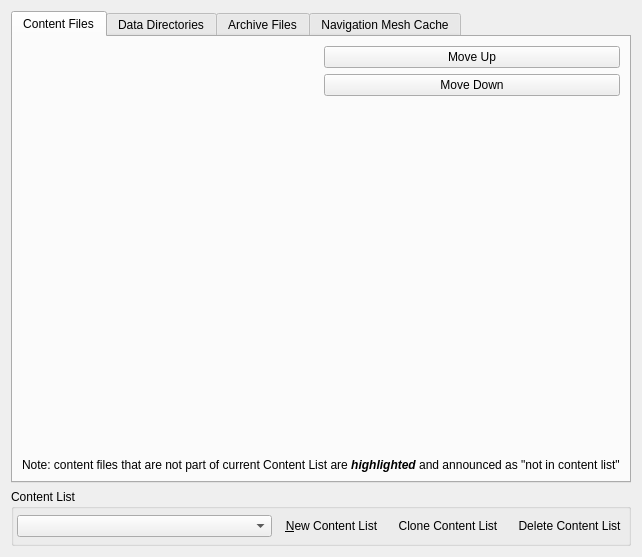
<?xml version="1.0" encoding="UTF-8"?>
<ui version="4.0">
 <class>DataFilesPage</class>
 <widget class="QWidget" name="DataFilesPage">
  <property name="geometry">
   <rect>
    <x>0</x>
    <y>0</y>
    <width>573</width>
    <height>557</height>
   </rect>
  </property>
  <property name="contextMenuPolicy">
   <enum>Qt::DefaultContextMenu</enum>
  </property>
  <layout class="QVBoxLayout" name="verticalLayout">
   <item>
    <widget class="QTabWidget" name="tabWidget">
     <property name="currentIndex">
      <number>0</number>
     </property>
     <widget class="QWidget" name="dataTab">
      <attribute name="title">
       <string>Content Files</string>
      </attribute>
      <layout class="QGridLayout" name="dataTabLayout">
       <item row="0" column="0">
        <widget class="QWidget" name="contentSelectorWidget" native="true"/>
       </item>
       <item row="0" column="1">
        <layout class="QVBoxLayout" name="contentButtons">
         <item>
          <widget class="QPushButton" name="contentUpButton">
           <property name="sizePolicy">
            <sizepolicy hsizetype="Minimum" vsizetype="Fixed">
             <horstretch>0</horstretch>
             <verstretch>33</verstretch>
            </sizepolicy>
           </property>
           <property name="baseSize">
            <size>
             <width>0</width>
             <height>33</height>
            </size>
           </property>
           <property name="toolTip">
            <string>Move selected content file one position up (Ctrl+Up)</string>
           </property>
           <property name="text">
            <string>Move Up</string>
           </property>
          </widget>
         </item>
         <item>
          <widget class="QPushButton" name="contentDownButton">
           <property name="sizePolicy">
            <sizepolicy hsizetype="Minimum" vsizetype="Fixed">
             <horstretch>0</horstretch>
             <verstretch>33</verstretch>
            </sizepolicy>
           </property>
           <property name="baseSize">
            <size>
             <width>0</width>
             <height>33</height>
            </size>
           </property>
           <property name="toolTip">
            <string>Move selected content file one position down (Ctrl+Down)</string>
           </property>
           <property name="text">
            <string>Move Down</string>
           </property>
          </widget>
         </item>
         <item>
          <spacer name="contentButtonsSpacer">
           <property name="orientation">
            <enum>Qt::Vertical</enum>
           </property>
           <property name="sizeHint" stdset="0">
            <size>
             <width>20</width>
             <height>40</height>
            </size>
           </property>
          </spacer>
         </item>
        </layout>
       </item>
       <item row="1" column="0" colspan="2">
        <widget class="QLabel" name="dataNoteLabel">
         <property name="sizePolicy">
          <sizepolicy hsizetype="Preferred" vsizetype="Maximum">
           <horstretch>0</horstretch>
           <verstretch>0</verstretch>
          </sizepolicy>
         </property>
         <property name="text">
          <string>&lt;html&gt;&lt;head/&gt;&lt;body&gt;&lt;p&gt;Note: content files that are not part of current Content List are &lt;span style=&quot; font-style:italic;font-weight: bold&quot;&gt;highlighted&lt;/span&gt; and announced as &quot;not in content list&quot;&lt;/p&gt;&lt;/body&gt;&lt;/html&gt;</string>
         </property>
        </widget>
       </item>
      </layout>
     </widget>
     <widget class="QWidget" name="dirTab">
      <attribute name="title">
       <string>Data Directories</string>
      </attribute>
      <layout class="QGridLayout" name="dirTabLayout">
       <item row="0" column="0">
        <widget class="QListWidget" name="directoryListWidget">
         <property name="alternatingRowColors">
          <bool>true</bool>
         </property>
         <property name="dragDropMode">
          <enum>QAbstractItemView::InternalMove</enum>
         </property>
         <property name="selectionMode">
          <enum>QAbstractItemView::ExtendedSelection</enum>
         </property>
         <property name="contextMenuPolicy">
          <enum>Qt::CustomContextMenu</enum>
         </property>
         <!-- Accessibility: see contentselector.ui. Qt's default traps Tab
              inside the view, so focus can never reach the buttons beside it. -->
         <property name="tabKeyNavigation">
          <bool>false</bool>
         </property>
        </widget>
       </item>
       <item row="0" column="1">
        <layout class="QVBoxLayout" name="directoryButtons">
         <item>
          <widget class="QPushButton" name="directoryAddSubdirsButton">
           <property name="baseSize">
            <size>
             <width>0</width>
             <height>33</height>
            </size>
           </property>
           <property name="toolTip">
            <string>Scan directories for likely data directories and append them at the end of the list.</string>
           </property>
           <property name="text">
            <string>Append</string>
           </property>
          </widget>
         </item>
         <item>
          <widget class="QPushButton" name="directoryInsertButton">
           <property name="baseSize">
            <size>
             <width>0</width>
             <height>33</height>
            </size>
           </property>
           <property name="toolTip">
            <string>Scan directories for likely data directories and insert them above the selected position</string>
           </property>
           <property name="text">
            <string>Insert Above</string>
           </property>
          </widget>
         </item>
         <item>
          <widget class="QPushButton" name="directoryUpButton">
           <property name="baseSize">
            <size>
             <width>0</width>
             <height>33</height>
            </size>
           </property>
           <property name="toolTip">
            <string>Move selected directory one position up</string>
           </property>
           <property name="text">
            <string>Move Up</string>
           </property>
          </widget>
         </item>
         <item>
          <widget class="QPushButton" name="directoryDownButton">
           <property name="baseSize">
            <size>
             <width>0</width>
             <height>33</height>
            </size>
           </property>
           <property name="toolTip">
            <string>Move selected directory one position down</string>
           </property>
           <property name="text">
            <string>Move Down</string>
           </property>
          </widget>
         </item>
         <item>
          <widget class="QPushButton" name="directoryRemoveButton">
           <property name="baseSize">
            <size>
             <width>0</width>
             <height>33</height>
            </size>
           </property>
           <property name="toolTip">
            <string>Remove selected directory</string>
           </property>
           <property name="text">
            <string>Remove</string>
           </property>
          </widget>
         </item>
         <item>
          <spacer name="directoryButtonsSpacer">
           <property name="orientation">
            <enum>Qt::Vertical</enum>
           </property>
           <property name="sizeHint" stdset="0">
            <size>
             <width>20</width>
             <height>40</height>
            </size>
           </property>
          </spacer>
         </item>
        </layout>
       </item>
       <item row="1" column="0" colspan="2">
        <widget class="QLabel" name="directoryNoteLabel">
         <property name="sizePolicy">
          <sizepolicy hsizetype="Expanding" vsizetype="Minimum">
           <horstretch>0</horstretch>
           <verstretch>0</verstretch>
          </sizepolicy>
         </property>
         <property name="text">
          <string>&lt;html&gt;&lt;head/&gt;&lt;body&gt;&lt;p&gt;Note: directories that are not part of current Content List are &lt;span style=&quot; font-style:italic;font-weight: bold&quot;&gt;highlighted&lt;/span&gt; and announced as &quot;not in content list&quot;&lt;/p&gt;&lt;/body&gt;&lt;/html&gt;</string>
         </property>
        </widget>
       </item>
      </layout>
     </widget>
     <widget class="QWidget" name="archiveTab">
      <attribute name="title">
       <string>Archive Files</string>
      </attribute>
      <layout class="QGridLayout" name="archiveTabLayout">
       <item row="0" column="0">
        <widget class="QListWidget" name="archiveListWidget">
         <property name="alternatingRowColors">
          <bool>true</bool>
         </property>
         <property name="contextMenuPolicy">
          <enum>Qt::CustomContextMenu</enum>
         </property>
         <property name="dragDropMode">
          <enum>QAbstractItemView::InternalMove</enum>
         </property>
         <property name="defaultDropAction">
          <enum>Qt::CopyAction</enum>
         </property>
         <property name="selectionMode">
          <enum>QAbstractItemView::ExtendedSelection</enum>
         </property>
         <!-- Accessibility: see contentselector.ui. Qt's default traps Tab
              inside the view, so focus can never reach the buttons beside it. -->
         <property name="tabKeyNavigation">
          <bool>false</bool>
         </property>
        </widget>
       </item>
       <item row="0" column="1">
        <layout class="QVBoxLayout" name="archiveButtons">
         <item>
          <widget class="QPushButton" name="archiveUpButton">
           <property name="sizePolicy">
            <sizepolicy hsizetype="Minimum" vsizetype="Fixed">
             <horstretch>0</horstretch>
             <verstretch>33</verstretch>
            </sizepolicy>
           </property>
           <property name="baseSize">
            <size>
             <width>0</width>
             <height>33</height>
            </size>
           </property>
           <property name="toolTip">
            <string>Move selected archive one position up</string>
           </property>
           <property name="text">
            <string>Move Up</string>
           </property>
          </widget>
         </item>
         <item>
          <widget class="QPushButton" name="archiveDownButton">
           <property name="sizePolicy">
            <sizepolicy hsizetype="Minimum" vsizetype="Fixed">
             <horstretch>0</horstretch>
             <verstretch>33</verstretch>
            </sizepolicy>
           </property>
           <property name="baseSize">
            <size>
             <width>0</width>
             <height>33</height>
            </size>
           </property>
           <property name="toolTip">
            <string>Move selected archive one position down</string>
           </property>
           <property name="text">
            <string>Move Down</string>
           </property>
          </widget>
         </item>
         <item>
          <spacer name="archiveButtonsSpacer">
           <property name="orientation">
            <enum>Qt::Vertical</enum>
           </property>
           <property name="sizeHint" stdset="0">
            <size>
             <width>20</width>
             <height>40</height>
            </size>
           </property>
          </spacer>
         </item>
        </layout>
       </item>
       <item row="1" column="0" colspan="2">
        <widget class="QLabel" name="archiveNoteLabel">
         <property name="text">
          <string>&lt;html&gt;&lt;head/&gt;&lt;body&gt;&lt;p&gt;Note: archives that are not part of current Content List are &lt;span style=&quot; font-style:italic;font-weight: bold&quot;&gt;highlighted&lt;/span&gt; and announced as &quot;not in content list&quot;&lt;/p&gt;&lt;/body&gt;&lt;/html&gt;</string>
         </property>
        </widget>
       </item>
      </layout>
     </widget>
     <widget class="QWidget" name="navigationMeshCacheTab">
      <attribute name="title">
       <string>Navigation Mesh Cache</string>
      </attribute>
      <layout class="QVBoxLayout" name="verticalLayout_3">
       <item>
        <layout class="QHBoxLayout" name="navigationMeshCacheProgressLayout">
         <item>
          <widget class="QPushButton" name="updateNavMeshButton">
           <property name="focusPolicy">
            <enum>Qt::TabFocus</enum>
           </property>
           <property name="toolTip">
            <string>Generate navigation mesh cache for all content. Will be used by the engine to make cell loading faster.</string>
           </property>
           <property name="text">
            <string>Update</string>
           </property>
          </widget>
         </item>
         <item>
          <widget class="QProgressBar" name="navMeshProgressBar">
           <property name="enabled">
            <bool>false</bool>
           </property>
           <property name="value">
            <number>0</number>
           </property>
          </widget>
         </item>
         <item>
          <widget class="QPushButton" name="cancelNavMeshButton">
           <property name="enabled">
            <bool>false</bool>
           </property>
           <property name="toolTip">
            <string>Cancel navigation mesh generation. Already processed data will be saved.</string>
           </property>
           <property name="text">
            <string>Cancel</string>
           </property>
          </widget>
         </item>
        </layout>
       </item>
       <item>
        <widget class="QCheckBox" name="navMeshRemoveUnusedTilesCheckBox">
         <property name="text">
          <string>Remove Unused Tiles</string>
         </property>
         <property name="checked">
          <bool>true</bool>
         </property>
        </widget>
       </item>
       <item>
        <layout class="QHBoxLayout" name="navigationMeshCacheParamsLayout">
         <item>
          <widget class="QLabel" name="navMeshMaxSizeLabel">
           <property name="text">
            <string>Max Size</string>
           </property>
          </widget>
         </item>
         <item>
          <widget class="QSpinBox" name="navMeshMaxSizeSpinBox">
           <property name="suffix">
            <string> MiB</string>
           </property>
           <property name="maximum">
            <number>2147483647</number>
           </property>
           <property name="value">
            <number>2048</number>
           </property>
          </widget>
         </item>
        </layout>
       </item>
       <item>
        <widget class="QPlainTextEdit" name="navMeshLogPlainTextEdit">
         <property name="enabled">
          <bool>true</bool>
         </property>
         <property name="lineWrapMode">
          <enum>QPlainTextEdit::NoWrap</enum>
         </property>
         <property name="readOnly">
          <bool>true</bool>
         </property>
        </widget>
       </item>
      </layout>
     </widget>
    </widget>
   </item>
   <item>
    <widget class="QGroupBox" name="profileGroupBox">
     <property name="focusPolicy">
      <enum>Qt::NoFocus</enum>
     </property>
     <property name="title">
      <string>Content List</string>
     </property>
     <property name="flat">
      <bool>false</bool>
     </property>
     <layout class="QHBoxLayout" name="horizontalLayout_3">
      <property name="spacing">
       <number>6</number>
      </property>
      <property name="leftMargin">
       <number>3</number>
      </property>
      <property name="topMargin">
       <number>6</number>
      </property>
      <property name="rightMargin">
       <number>0</number>
      </property>
      <property name="bottomMargin">
       <number>6</number>
      </property>
      <item>
       <widget class="ProfilesComboBox" name="profilesComboBox">
        <property name="enabled">
         <bool>true</bool>
        </property>
        <property name="sizePolicy">
         <sizepolicy hsizetype="Expanding" vsizetype="Fixed">
          <horstretch>0</horstretch>
          <verstretch>0</verstretch>
         </sizepolicy>
        </property>
        <property name="toolTip">
         <string>A content list is a named, saved set of mods: which data directories, archives and content files are enabled, and in what order. Switching lists swaps your whole mod setup, so you can keep separate ones for different playthroughs without re-enabling anything by hand.</string>
        </property>
        <property name="accessibleName">
         <string>Content list</string>
        </property>
        <property name="accessibleDescription">
         <string>A named, saved set of mods. Switching lists swaps your whole mod setup.</string>
        </property>
       </widget>
      </item>
      <item>
       <widget class="QToolButton" name="newProfileButton">
        <property name="toolTip">
         <string>New Content List</string>
        </property>
        <property name="text">
         <string>&amp;New Content List</string>
        </property>
        <property name="autoRaise">
         <bool>true</bool>
        </property>
       </widget>
      </item>
      <item>
       <widget class="QToolButton" name="cloneProfileButton">
        <property name="toolTip">
         <string>Clone Content List</string>
        </property>
        <property name="text">
         <string>Clone Content List</string>
        </property>
        <property name="autoRaise">
         <bool>true</bool>
        </property>
       </widget>
      </item>
      <item>
       <widget class="QToolButton" name="deleteProfileButton">
        <property name="toolTip">
         <string>Delete Content List</string>
        </property>
        <property name="text">
         <string>Delete Content List</string>
        </property>
        <property name="autoRaise">
         <bool>true</bool>
        </property>
       </widget>
      </item>
     </layout>
    </widget>
   </item>
  </layout>
  <action name="newProfileAction">
   <property name="icon">
    <iconset theme="document-new">
     <normaloff>.</normaloff>.</iconset>
   </property>
   <property name="text">
    <string>New Content List</string>
   </property>
   <property name="toolTip">
    <string>New Content List</string>
   </property>
   <property name="shortcut">
    <string>Ctrl+N</string>
   </property>
  </action>
  <action name="cloneProfileAction">
   <property name="icon">
    <iconset theme="edit-copy">
     <normaloff>.</normaloff>.</iconset>
   </property>
   <property name="text">
    <string>Clone Content List</string>
   </property>
   <property name="toolTip">
    <string>Clone Content List</string>
   </property>
   <property name="shortcut">
    <string>Ctrl+G</string>
   </property>
  </action>
  <action name="deleteProfileAction">
   <property name="enabled">
    <bool>false</bool>
   </property>
   <property name="icon">
    <iconset theme="edit-delete">
     <normaloff>.</normaloff>.</iconset>
   </property>
   <property name="text">
    <string>Delete Content List</string>
   </property>
   <property name="toolTip">
    <string>Delete Content List</string>
   </property>
   <property name="shortcut">
    <string>Ctrl+D</string>
   </property>
  </action>
  <action name="checkAction">
   <property name="checkable">
    <bool>true</bool>
   </property>
   <property name="text">
    <string>Check Selection</string>
   </property>
  </action>
  <action name="uncheckAction">
   <property name="text">
    <string>Uncheck Selection</string>
   </property>
  </action>
  <action name="refreshDataFilesAction">
   <property name="icon">
    <iconset theme="view-refresh">
     <normaloff>.</normaloff>.</iconset>
   </property>
   <property name="text">
    <string>Refresh Data Files</string>
   </property>
   <property name="toolTip">
    <string>Refresh Data Files</string>
   </property>
   <property name="shortcut">
    <string>Ctrl+R</string>
   </property>
  </action>
 </widget>
 <customwidgets>
  <customwidget>
   <class>ProfilesComboBox</class>
   <extends>QComboBox</extends>
   <header>apps/launcher/utils/profilescombobox.hpp</header>
  </customwidget>
 </customwidgets>
 <resources/>
 <connections/>
</ui>
